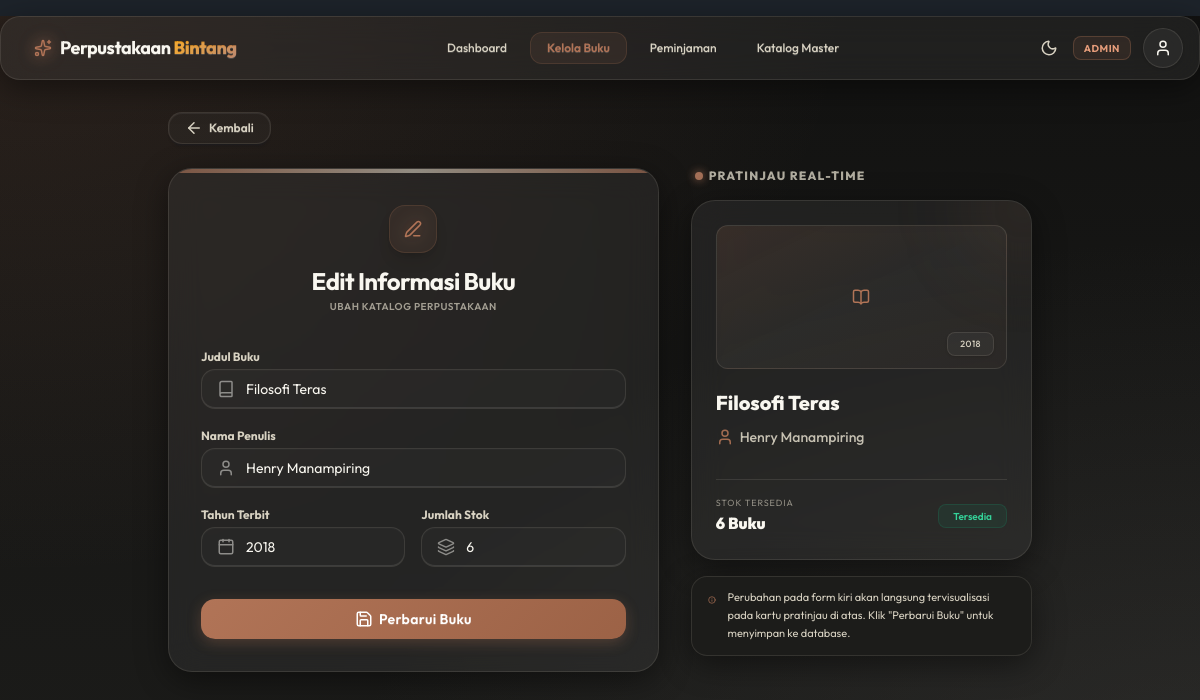
Screenshot of /edit_buku.php?id=3 (signed in) with the database file from the repository.
### tables this page shows
CREATE TABLE `buku` (
  `id` int(11) NOT NULL,
  `judul` varchar(200) NOT NULL,
  `penulis` varchar(100) NOT NULL,
  `penerbit` varchar(100) DEFAULT NULL,
  `tahun` int(11) DEFAULT NULL,
  `status` varchar(20) DEFAULT 'tersedia',
  `stok` int(11) DEFAULT 1,
  `created_at` timestamp NOT NULL DEFAULT current_timestamp()
);

### edit_buku.php (the view, shortened to what this page needs)
<?php
include 'koneksi.php';
$id = (int)$_GET['id'];
$buku = mysqli_fetch_assoc(mysqli_query($koneksi, "SELECT * FROM buku WHERE id=$id"));
?>
<!DOCTYPE html>
<html lang="id" data-theme="night">
<head>
    <link href="https://cdn.jsdelivr.net/npm/daisyui@5" rel="stylesheet" type="text/css" />
    <script src="https://cdn.jsdelivr.net/npm/@tailwindcss/browser@4"></script>
    <link rel="stylesheet" href="style.css">
</head>
<body class="min-h-screen pb-12">
    <?php include 'navbar.php'; ?>
    <main class="container mx-auto px-4 mt-8 max-w-4xl">
        <div class="mb-6 flex justify-start">
            <a href="kelola_buku.php" class="btn btn-premium-ghost btn-sm rounded-xl text-secondary-theme text-xs px-4 py-2 gap-1.5 flex items-center justify-center">
                <i data-lucide="arrow-left" class="w-4 h-4"></i> Kembali
            </a>
        </div>
        <div class="grid grid-cols-1 lg:grid-cols-12 gap-8 items-start">
            <div class="card lg:col-span-7 w-full glass-card overflow-hidden shadow-2xl transition-all duration-300 hover:shadow-[rgba(177,116,87,0.15)]">
                <div class="h-1 w-full bg-gradient-to-r from-[var(--accent-primary)] via-[var(--accent-secondary)] to-[var(--accent-primary)] opacity-60"></div>
                <div class="card-body p-6 sm:p-8 text-secondary-theme">
                    <div class="flex flex-col items-center mb-6">
                        <div class="w-12 h-12 rounded-2xl bg-[var(--accent-primary)]/10 border border-[var(--accent-primary)]/20 flex items-center justify-center shadow-lg shadow-[var(--accent-primary)]/10 mb-3 transition-transform hover:scale-110 duration-300">
                            <i data-lucide="edit-3" class="icon-indigo w-6 h-6 filter drop-shadow-[0_0_8px_rgba(177,116,87,0.5)]"></i>
                        </div>
                        <h2 class="text-2xl font-bold text-center tracking-tight text-primary-theme">
                            Edit Informasi Buku
                        </h2>
                        <p class="text-[10px] text-secondary-theme opacity-70 mt-0.5 tracking-wider uppercase font-semibold">Ubah Katalog Perpustakaan</p>
                    </div>
                    <form method="POST" class="space-y-4">
                        <div class="form-control w-full">
                            <label class="label pb-1">
                                <span class="label-text font-bold text-secondary-theme text-xs">Judul Buku</span>
                            </label>
                            <div class="input-icon-wrapper">
                                <input type="text" name="judul" id="inputJudul" value="<?= htmlspecialchars($buku['judul']) ?>" class="input input-glass w-full text-primary-theme" required autocomplete="off">
                                <i data-lucide="book" class="input-icon-left w-4 h-4"></i>
                            </div>
                        </div>
                        <div class="form-control w-full">
                            <label class="label pb-1">
                                <span class="label-text font-bold text-secondary-theme text-xs">Nama Penulis</span>
                            </label>
                            <div class="input-icon-wrapper">
                                <input type="text" name="penulis" id="inputPenulis" value="<?= htmlspecialchars($buku['penulis']) ?>" class="input input-glass w-full text-primary-theme" required autocomplete="off">
                                <i data-lucide="user" class="input-icon-left w-4 h-4"></i>
                            </div>
                        </div>
                        <div class="grid grid-cols-2 gap-4">
                            <div class="form-control w-full">
                                <label class="label pb-1">
                                    <span class="label-text font-bold text-secondary-theme text-xs">Tahun Terbit</span>
                                </label>
                                <div class="input-icon-wrapper">
                                    <input type="number" name="tahun" id="inputTahun" value="<?= $buku['tahun'] ?>" min="1900" max="2026" class="input input-glass w-full text-primary-theme" required>
                                    <i data-lucide="calendar" class="input-icon-left w-4 h-4"></i>
                                </div>
                            </div>
                            <div class="form-control w-full">
                                <label class="label pb-1">
                                    <span class="label-text font-bold text-secondary-theme text-xs">Jumlah Stok</span>
                                </label>
                                <div class="input-icon-wrapper">
                                    <input type="number" name="stok" id="inputStok" value="<?= $buku['stok'] ?>" min="0" class="input input-glass w-full text-primary-theme" required>
                                    <i data-lucide="layers" class="input-icon-left w-4 h-4"></i>
                                </div>
                            </div>
                        </div>
                        <div class="pt-4">
                            <button type="submit" name="update" class="btn btn-premium w-full text-white font-bold tracking-wide transition-all duration-300 gap-1.5 flex items-center justify-center">
                                <i data-lucide="save" class="w-4 h-4"></i> Perbarui Buku
                            </button>
                        </div>
                    </form>
                </div>
            </div>
            <div class="lg:col-span-5 w-full flex flex-col gap-4">
                <h3 class="text-xs uppercase font-extrabold tracking-widest text-secondary-theme opacity-80 flex items-center gap-1.5 ml-1">
                    <span class="glow-dot"></span> Pratinjau Real-Time
                </h3>
                <div class="glass-card p-6 flex flex-col justify-between h-[360px] relative overflow-hidden transition-all duration-300 border border-[var(--accent-primary)]/20 shadow-xl" style="background: var(--bg-dark-glow);">
                    <div class="absolute -top-12 -right-12 w-28 h-28 rounded-full bg-[var(--accent-primary)]/10 blur-2xl"></div>
                    <div>
                        <div class="w-full h-36 rounded-xl bg-gradient-to-br from-[var(--accent-primary)]/15 via-[var(--accent-secondary)]/5 to-[var(--accent-primary)]/5 border border-[var(--glass-border)] flex items-center justify-center mb-5 relative overflow-hidden">
                            <i data-lucide="book-open" class="w-12 h-12 icon-brand animate-pulse"></i>
                            <div class="absolute bottom-3 right-3">
                                <span class="badge badge-premium-ghost py-1.5 px-3 text-[9px] uppercase tracking-wider shadow-sm" id="previewTahun"><?= $buku['tahun'] ?></span>
                            </div>
                        </div>
                        <h4 class="font-extrabold text-xl text-primary-theme line-clamp-1" id="previewJudul"><?= htmlspecialchars($buku['judul']) ?></h4>
                        <div class="flex items-center gap-1.5 mt-2.5 text-sm text-secondary-theme opacity-90">
                            <i data-lucide="user" class="w-4 h-4 icon-indigo"></i>
                            <span class="font-medium line-clamp-1" id="previewPenulis"><?= htmlspecialchars($buku['penulis']) ?></span>
                        </div>
                    </div>
                    <div class="mt-6 pt-4 border-t border-[var(--glass-border)] flex items-center justify-between">
                        <div>
                            <p class="text-[9px] uppercase tracking-widest text-secondary-theme opacity-60">Stok Tersedia</p>
                            <p class="text-base font-black text-primary-theme mt-0.5" id="previewStok"><?= $buku['stok'] ?> Buku</p>
                        </div>
                        <div>
                            <span class="badge badge-glass-success py-2.5 px-3.5 text-[10px]" id="previewStatus">Tersedia</span>
                        </div>
                    </div>
                </div>
                <div class="alert toast-glass shadow-md py-3 px-4 flex items-start gap-3 border border-[var(--glass-border)]">
                    <i data-lucide="info" class="w-4 h-4 icon-indigo mt-0.5"></i>
                    <p class="text-[11px] text-secondary-theme leading-relaxed">
                        Perubahan pada form kiri akan langsung tervisualisasi pada kartu pratinjau di atas. Klik "Perbarui Buku" untuk menyimpan ke database.
                    </p>
                </div>
            </div>
        </div>
    </main>
</body>
</html>

### style.css (style rules this page uses)
:root, [data-theme="dark"] { --bg-dark: #121211; --bg-dark-glow: #1c1c1a; --bg-body-radial-1: rgba(177, 116, 87, 0.15); --bg-body-radial-2: rgba(74, 73, 71, 0.35); --accent-gold: #B17457; --accent-gold-glow: #c78668; --accent-indigo: #B17457; --accent-indigo-hover: #9c6246; --accent-primary: #B17457; --accent-secondary: #D8D2C2; --text-primary: #F9F7F0; --text-secondary: #D8D2C2; --text-muted: #8E8D8A; --glass-bg: rgba(74, 73, 71, 0.25); --glass-border: rgba(216, 210, 194, 0.12); --glass-border-focus: rgba(177, 116, 87, 0.4); --glass-shadow: 0 8px 32px 0 rgba(0, 0, 0, 0.45); --status-success-bg: rgba(16, 185, 129, 0.08); --status-success-text: #34d399; --status-success-border: rgba(16, 185, 129, 0.15); --status-error-bg: rgba(239, 68, 68, 0.08); --status-error-text: #f87171; --status-error-border: rgba(239, 68, 68, 0.15); --accent-danger: #f87171; --accent-danger-bg: rgba(239, 68, 68, 0.1); --accent-danger-border: rgba(239, 68, 68, 0.2); --status-info-bg: rgba(59, 130, 246, 0.08); --status-info-text: #60a5fa; --status-info-border: rgba(59, 130, 246, 0.15); }
body { font-family: 'Outfit', sans-serif !important; background-color: var(--bg-dark) !important; background-image: radial-gradient(at 0% 0%, var(--bg-body-radial-1) 0, transparent 50%), radial-gradient(at 100% 100%, var(--bg-body-radial-2) 0, transparent 50%), linear-gradient(180deg, var(--bg-dark) 0%, var(--bg-dark-glow) 100%) !important; background-attachment: fixed !important; background-size: cover !important; color: var(--text-primary) !important; min-height: 100vh; transition: background-color 0.3s ease, color 0.3s ease, background-image 0.3s ease !important; }
.glass-card { background: var(--glass-bg) !important; backdrop-filter: blur(16px) !important; -webkit-backdrop-filter: blur(16px) !important; border: 1px solid var(--glass-border) !important; box-shadow: var(--glass-shadow) !important; border-radius: 24px !important; transition: all 0.3s cubic-bezier(0.4, 0, 0.2, 1) !important; }
.input-glass { background: rgba(74, 73, 71, 0.1) !important; border: 1px solid var(--glass-border) !important; color: var(--text-primary) !important; border-radius: 14px !important; transition: all 0.2s ease-in-out !important; }
.input-icon-wrapper { position: relative; display: flex; align-items: center; width: 100%; }
.input-icon-wrapper .input-glass { padding-left: 2.75rem !important; }
.input-icon-wrapper .input-icon-left { position: absolute; left: 1rem; pointer-events: none; color: var(--text-muted); transition: all 0.2s ease; }
.input-glass::placeholder { color: var(--text-muted) !important; opacity: 0.65 !important; }
.btn-premium { background: linear-gradient(135deg, var(--accent-primary) 0%, #9c6246) !important; color: #ffffff !important; border: none !important; border-radius: 14px !important; font-weight: 600 !important; letter-spacing: 0.025em !important; transition: all 0.25s cubic-bezier(0.4, 0, 0.2, 1) !important; box-shadow: 0 4px 14px rgba(177, 116, 87, 0.3) !important; }
.btn-premium-ghost { background: rgba(142, 141, 138, 0.06) !important; border: 1px solid var(--glass-border) !important; color: var(--text-primary) !important; border-radius: 14px !important; transition: all 0.2s ease !important; }
.badge-glass-success { background: var(--status-success-bg) !important; color: var(--status-success-text) !important; border: 1px solid var(--status-success-border) !important; font-weight: 600 !important; }
.glow-dot { width: 8px; height: 8px; background-color: var(--accent-gold-glow); border-radius: 50%; box-shadow: 0 0 10px var(--accent-gold-glow); display: inline-block; }
.toast-glass { background: var(--bg-dark-glow) !important; backdrop-filter: blur(12px) !important; border: 1px solid var(--glass-border) !important; box-shadow: var(--glass-shadow) !important; border-radius: 16px !important; }
.lucide { display: inline-block; stroke-width: 2px; width: 18px; height: 18px; color: currentColor; vertical-align: middle; }
.icon-indigo { color: var(--accent-primary) !important; }
.icon-brand { color: var(--accent-primary) !important; }
.text-primary-theme { color: var(--text-primary) !important; }
.text-secondary-theme { color: var(--text-secondary) !important; }
.badge-premium-ghost { background: rgba(142, 141, 138, 0.08) !important; border: 1px solid var(--glass-border) !important; color: var(--text-secondary) !important; font-weight: 500; }

### rows the page displays
buku: judul "Filosofi Teras", penulis "Henry Manampiring", tahun "2018", stok "6"

### other values shown
$role "ADMIN"
